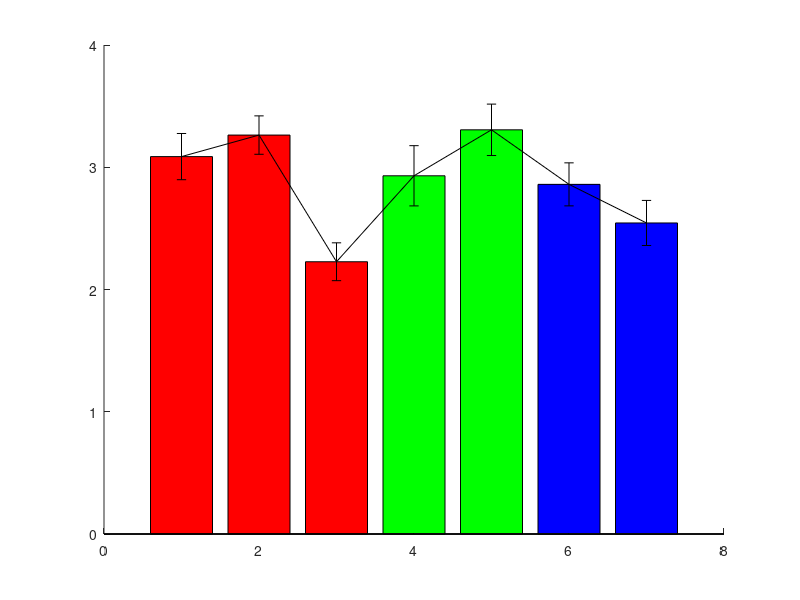

MATLAB code to generate this figure: (Note: this script raises an error after producing the figure.)
load('RT.mat')

close all
figure(1)
hold on
bar(1:3, RT.summary(1:3, 1), 'r')
bar(4:5, RT.summary(4:5, 1), 'g')
bar(6:7, RT.summary(6:7, 1), 'b')
errorbar(RT.summary(:, 1), RT.summary(:, 6), 'k', 'LineStyle', 'none')

% labels = {'Session', 'Run #', 'average RT'};
% sess = vertcat(repmat('09-Mar', 54, 1), repmat('16-Mar', 31, 1), repmat('27-Mar', 20, 1));
% runs = vertcat(ones(18, 1), 2*ones(18, 1), 3*ones(18, 1), ones(14, 1), 2*ones(17, 1), ones(10, 1), 2*ones(10, 1));
% RTs  = vertcat(RT.sess1.run1, RT.sess1.run2, RT.sess1.run3, RT.sess2.run1, RT.sess2.run2, RT.sess3.run1, RT.sess3.run2);

sess = {'09-Mar'; '09-Mar'; '09-Mar'; '16-Mar'; '16-Mar'; '27-Mar'; '27-Mar'};
runnum = [1; 2; 3; 1; 2; 1; 2];
allRTs  = [RT.sess1.run1; RT.sess1.run2; RT.sess1.run3; RT.sess2.run1; RT.sess2.run2; RT.sess3.run1; RT.sess3.run2];
avgRT = RT.summary(:, 1);
% names = {'Sesson', 'Run', 'RT'};

T = table(sess, runnum, avgRT);
Meas = table([1 2]', 'VariableNames', {'Measures'});
rm = fitrm(T, 'runnum-avgRT~sess', 'WithinDesign', Meas);
anovatbl = ranova(rm);